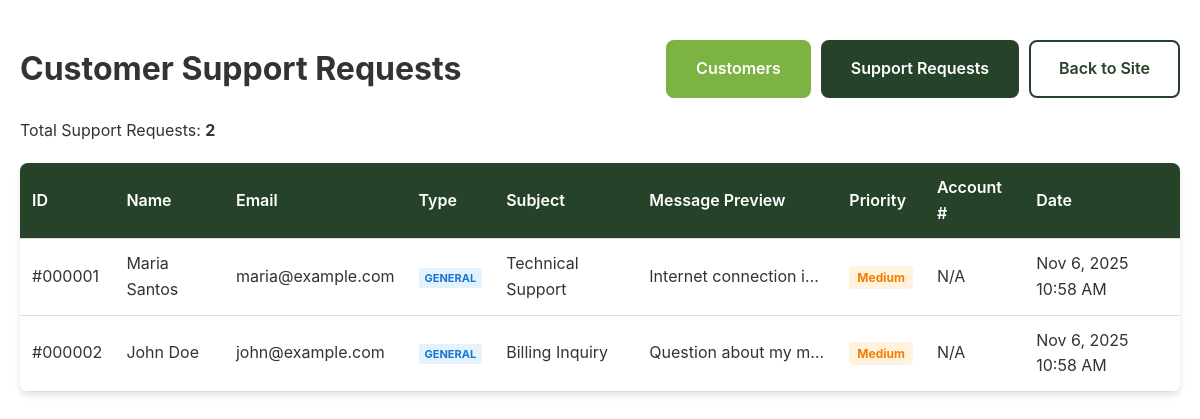
Screenshot of /view_inquiries.php with the database file from the repository.
### tables this page shows
CREATE TABLE inquiries (
    id INT AUTO_INCREMENT PRIMARY KEY,
    name VARCHAR(100) NOT NULL,
    email VARCHAR(100) NOT NULL,
    subject VARCHAR(100) NOT NULL,
    message TEXT NOT NULL,
    phone VARCHAR(20),
    account_number VARCHAR(50),
    priority VARCHAR(20) DEFAULT 'medium',
    newsletter_consent BOOLEAN DEFAULT FALSE,
    status ENUM('Pending', 'In Progress', 'Resolved', 'Closed') DEFAULT 'Pending',
    date TIMESTAMP DEFAULT CURRENT_TIMESTAMP
);

### view_inquiries.php (the view, shortened to what this page needs)
<?php
require_once 'db_connect.php';
$sql = "SELECT * FROM inquiries ORDER BY date DESC";
$result = $conn->query($sql);
?>
<!DOCTYPE html>
<html lang="en">
<head>
    <link rel="stylesheet" href="styles.css">
</head>
<body>
    <div class="admin-container">
        <div class="admin-header">
            <h1>Customer Support Requests</h1>
            <div class="admin-nav">
                <a href="view_customers.php" class="btn btn-secondary">Customers</a>
                <a href="view_inquiries.php" class="btn btn-primary">Support Requests</a>
                <a href="index.html" class="btn btn-outline">Back to Site</a>
            </div>
        </div>
        <?php if ($result && $result->num_rows > 0): ?>
            <p>Total Support Requests: <strong><?php echo $result->num_rows; ?></strong></p>
            <table class="admin-table">
                <thead>
                    <tr>
                        <th>ID</th>
                        <th>Name</th>
                        <th>Email</th>
                        <th>Type</th>
                        <th>Subject</th>
                        <th>Message Preview</th>
                        <th>Priority</th>
                        <th>Account #</th>
                        <th>Date</th>
                    </tr>
                </thead>
                <tbody>
                    <?php while($row = $result->fetch_assoc()): ?>
                    <tr>
                        <td>#<?php echo str_pad($row['id'], 6, '0', STR_PAD_LEFT); ?></td>
                        <td><?php echo htmlspecialchars($row['name']); ?></td>
                        <td><?php echo htmlspecialchars($row['email']); ?></td>
                        <td>
                            <span class="type-badge type-<?php echo $row['inquiry_type'] ?? 'general'; ?>">
                                <?php echo ucfirst($row['inquiry_type'] ?? 'general'); ?>
                            </span>
                        </td>
                        <td><?php echo htmlspecialchars($row['subject']); ?></td>
                        <td class="message-preview" title="<?php echo htmlspecialchars($row['message']); ?>">
                            <?php echo htmlspecialchars(substr($row['message'], 0, 50)) . '...'; ?>
                        </td>
                        <td>
                            <span class="priority-badge priority-<?php echo $row['priority']; ?>">
                                <?php echo ucfirst($row['priority']); ?>
                            </span>
                        </td>
                        <td><?php echo $row['account_number'] ? htmlspecialchars($row['account_number']) : 'N/A'; ?></td>
                        <td><?php echo date('M j, Y g:i A', strtotime($row['date'])); ?></td>
                    </tr>
                    <?php endwhile; ?>
                </tbody>
            </table>
        <?php endif; ?>
    </div>
</body>
</html>

### styles.css (style rules this page uses)
* { margin: 0; padding: 0; box-sizing: border-box; }
html { font-size: 16px; scroll-behavior: smooth; scrollbar-width: thin; scrollbar-color: #264229 #f1f1f1; }
body { font-family: -apple-system, BlinkMacSystemFont, "Segoe UI", Roboto, Oxygen, Ubuntu, Cantarell, sans-serif; line-height: 1.6; color: #333; }
.btn { display: inline-block; padding: 14px 28px; border: 2px solid transparent; border-radius: 8px; text-decoration: none; font-weight: 600; text-align: center; cursor: pointer; transition: all 0.3s ease; font-size: 16px; position: relative; overflow: hidden; }
.btn::before { content: ""; position: absolute; top: 0; left: -100%; width: 100%; height: 100%; background: linear-gradient(90deg, transparent, rgba(255, 255, 255, 0.2), transparent); transition: left 0.5s; }
.btn-primary { background: #264229; color: white; border-color: #264229; }
.btn-secondary { background: #7cb342; color: white; border-color: #7cb342; }
.btn-outline { background: transparent; color: #264229; border-color: #264229; }

### view_inquiries.php (style rules this page uses)
.admin-container { max-width: 1400px; margin: 20px auto; padding: 20px; }
.admin-table { width: 100%; border-collapse: collapse; margin-top: 20px; background: white; border-radius: 8px; overflow: hidden; box-shadow: 0 4px 6px rgba(0,0,0,0.1); }
.admin-table th, .admin-table td { padding: 12px; text-align: left; border-bottom: 1px solid #ddd; }
.admin-table th { background-color: #264229; color: white; font-weight: 600; }
.admin-header { display: flex; justify-content: space-between; align-items: center; margin-bottom: 20px; }
.admin-nav { display: flex; gap: 10px; }
.priority-badge { padding: 4px 8px; border-radius: 4px; font-size: 12px; font-weight: bold; }
.priority-medium { background: #fff3e0; color: #f57c00; }
.message-preview { max-width: 200px; overflow: hidden; text-overflow: ellipsis; white-space: nowrap; }
.type-badge { padding: 3px 6px; border-radius: 3px; font-size: 11px; font-weight: bold; text-transform: uppercase; }
.type-general { background: #e3f2fd; color: #1976d2; }

### rows the page displays
inquiries: id "000001", name "Maria Santos", email "maria@example.com", inquiry_type "GENERAL", subject "Technical Support", message "Internet connection i…", priority "Medium", shows "N/A", date "Nov 6, 2025 10:58 AM"
inquiries: id "000002", name "John Doe", email "john@example.com", inquiry_type "GENERAL", subject "Billing Inquiry", message "Question about my m…", priority "Medium", shows "N/A", date "Nov 6, 2025 10:58 AM"

### other values shown
$result->num_rows "2"
